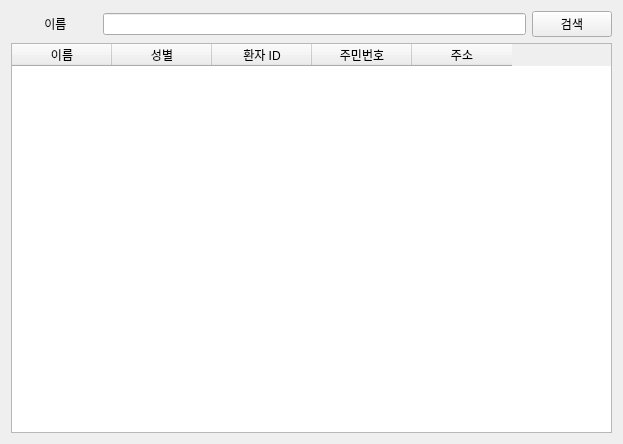
<?xml version="1.0" encoding="UTF-8"?>
<ui version="4.0">
 <class>Form</class>
 <widget class="QWidget" name="Form">
  <property name="geometry">
   <rect>
    <x>0</x>
    <y>0</y>
    <width>623</width>
    <height>444</height>
   </rect>
  </property>
  <property name="windowTitle">
   <string>Form</string>
  </property>
  <layout class="QGridLayout" name="gridLayout">
   <item row="0" column="0">
    <layout class="QHBoxLayout" name="horizontalLayout">
     <item>
      <widget class="QLabel" name="label">
       <property name="text">
        <string>          이름         </string>
       </property>
      </widget>
     </item>
     <item>
      <widget class="QLineEdit" name="revise_add"/>
     </item>
     <item>
      <widget class="QPushButton" name="revise_add2">
       <property name="text">
        <string>검색</string>
       </property>
      </widget>
     </item>
    </layout>
   </item>
   <item row="1" column="0">
    <widget class="QTableWidget" name="resulttable">
     <column>
      <property name="text">
       <string>이름</string>
      </property>
      <property name="background">
       <color>
        <red>0</red>
        <green>25</green>
        <blue>255</blue>
       </color>
      </property>
     </column>
     <column>
      <property name="text">
       <string>성별</string>
      </property>
     </column>
     <column>
      <property name="text">
       <string>환자 ID</string>
      </property>
     </column>
     <column>
      <property name="text">
       <string>주민번호</string>
      </property>
     </column>
     <column>
      <property name="text">
       <string>주소</string>
      </property>
     </column>
    </widget>
   </item>
  </layout>
 </widget>
 <resources/>
 <connections/>
</ui>
